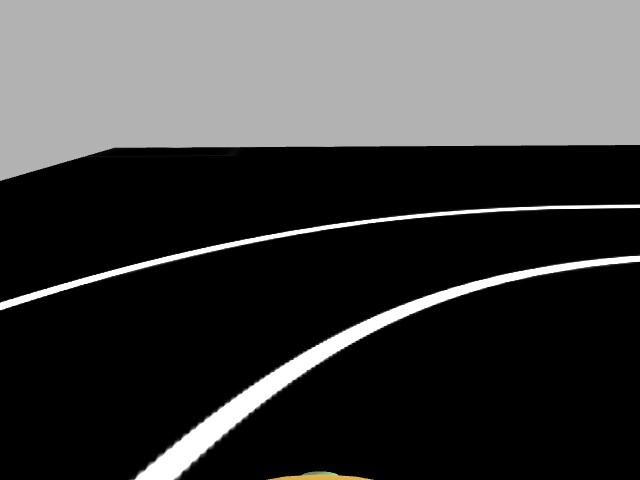
#> input picture img_321.jpg, 640 x 480 px
$ python main.py
#> lines starting #> are read from the running program, lines starting #| are printed output that depends on the picture; after the words box and inside, x2 and y2 are one past the last pixel; in counts of white or black regions, pixels touching at a corner belong together
### lane_detector.py
import math

import cv2
import numpy as np


class LaneDetector(object):

    def __init__(self):
        self.curr_steering_angle = 90


    def detect_edges(self, frame):
        """
        detect the edges of frame
        turn to hsv
        create a white mask and apply to get the edges
        :return: edges
        """
        # turn to hsv
        hsv = cv2.cvtColor(frame, cv2.COLOR_BGR2HSV)

        #self.show_image("hsv", hsv)

        # Define lower and upper thresholds for white color in HSV
        lower_white = np.array([0, 0, 200])
        upper_white = np.array([255, 30, 255])

        # Create a mask to isolate white regions
        mask = cv2.inRange(hsv, lower_white, upper_white)

        #self.show_image("white mask", mask)

        # detect edges applying the Canny edge detection algorithm
        edges = cv2.Canny(mask, 200, 400)

        return edges


    def region_of_interest(self, edges):
        """
        keep only the edges in the down part of the image
        :param edges: detected edges
        :return: edges on the down part
        """
        height, width = edges.shape
        mask = np.zeros_like(edges)

        # only focus bottom half of the screen
        polygon = np.array([[
            (0, height * 1 / 2),
            (width, height * 1 / 2),
            (width, height),
            (0, height),
        ]], np.int32)

        cv2.fillPoly(mask, polygon, 255)
        cropped_edges = cv2.bitwise_and(edges, mask)
        return cropped_edges


    def detect_line_segments(self, cropped_edges):
        """
        Perform Hough Line Transform to identify line segments in the input image
        tuning min_threshold, minLineLength, maxLineGap is a trial and error process by hand
        :param cropped_edges:
        :return: line_segments
        """

        rho = 1  # distance precision in pixel, i.e. 1 pixel
        angle = np.pi / 180  # angular precision in radian, i.e. 1 degree
        min_threshold = 10  # minimal of votes
        line_segments = cv2.HoughLinesP(cropped_edges, rho, angle, min_threshold,
                                        np.array([]), minLineLength=8, maxLineGap=4)

        return line_segments


    def average_slope_intercept(self, frame, line_segments):
        """
        This function combines line segments into one or two lane lines
        If all line slopes are < 0: then we only have detected left lane
        If all line slopes are > 0: then we only have detected right lane
        """
        lane_lines = []
        if line_segments is None:
            #print('No line_segment segments detected')
            return lane_lines

        height, width, _ = frame.shape
        left_fit = []
        right_fit = []

        boundary = 1 / 3
        left_region_boundary = width * (1 - boundary)  # left lane line segment should be on left 2/3 of the screen
        right_region_boundary = width * boundary  # right lane line segment should be on left 2/3 of the screen

        for line_segment in line_segments:
            for x1, y1, x2, y2 in line_segment:
                if x1 == x2:
                    #print('skipping vertical line segment (slope=inf): %s' % line_segment)
                    continue
                fit = np.polyfit((x1, x2), (y1, y2), 1)
                slope = fit[0]
                intercept = fit[1]
                if slope < 0:
                    if x1 < left_region_boundary and x2 < left_region_boundary:
                        left_fit.append((slope, intercept))
                else:
                    if x1 > right_region_boundary and x2 > right_region_boundary:
                        right_fit.append((slope, intercept))

        left_fit_average = np.average(left_fit, axis=0)
        if len(left_fit) > 0:
            lane_lines.append(self.make_points(frame, left_fit_average))

        right_fit_average = np.average(right_fit, axis=0)
        if len(right_fit) > 0:
            lane_lines.append(self.make_points(frame, right_fit_average))

        #print('lane lines: %s' % lane_lines)  # [[[316, 720, 484, 432]], [[1009, 720, 718, 432]]]

        return lane_lines


    def make_points(self, frame, line):
        height, width, _ = frame.shape
        slope, intercept = line
        y1 = height  # bottom of the frame
        y2 = int(y1 * 1 / 2)  # make points from middle of the frame down

        # bound the coordinates within the frame
        x1 = max(-width, min(2 * width, int((y1 - intercept) / slope)))
        x2 = max(-width, min(2 * width, int((y2 - intercept) / slope)))
        return [[x1, y1, x2, y2]]


    def detect_lanes(self, frame):
        edges = self.detect_edges(frame)
        #self.show_image("edges", edges)
        cropped_edges = self.region_of_interest(edges)
        #self.show_image("cropped edges", cropped_edges)
        line_segments = self.detect_line_segments(cropped_edges)
        #print(line_segments)
        lanes = self.average_slope_intercept(frame, line_segments)

        return lanes


    def show_image(self, title, image):
        """
        Helper function to display images
        :param title: image title
        :param image: image
        """
        cv2.imshow(title, image)
        cv2.waitKey(0)
        cv2.destroyAllWindows()


    # [19 lines left out: function display_lines, not called in this run]

    def compute_steering_angle(self, frame, lane_lines):
        """ Find the steering angle based on lane line coordinate
            We assume that camera is calibrated to point to dead center
        """
        if len(lane_lines) == 0:
            #print('No lane lines detected, do nothing')
            return -90

        height, width, _ = frame.shape
        if len(lane_lines) == 1:
            #print('Only detected one lane line, just follow it. %s' % lane_lines[0])
            x1, _, x2, _ = lane_lines[0][0]
            x_offset = x2 - x1
        else:
            _, _, left_x2, _ = lane_lines[0][0]
            _, _, right_x2, _ = lane_lines[1][0]
            camera_mid_offset_percent = 0.02  # 0.0 means car pointing to center, -0.03: car is centered to left, +0.03 means car pointing to right
            mid = int(width / 2 * (1 + camera_mid_offset_percent))
            x_offset = (left_x2 + right_x2) / 2 - mid

        # find the steering angle, which is angle between navigation direction to end of center line
        y_offset = int(height / 2)

        angle_to_mid_radian = math.atan(x_offset / y_offset)  # angle (in radian) to center vertical line
        angle_to_mid_deg = int(angle_to_mid_radian * 180.0 / math.pi)  # angle (in degrees) to center vertical line
        steering_angle = angle_to_mid_deg + 90  # this is the steering angle needed by picar front wheel

        #print('new steering angle: %s' % steering_angle)
        return steering_angle

    def stabilize_steering_angle(self, curr_steering_angle, new_steering_angle, num_of_lane_lines,
                                 max_angle_deviation_two_lines=5, max_angle_deviation_one_lane=1):
        """
        Using last steering angle to stabilize the steering angle
        This can be improved to use last N angles, etc
        if new angle is too different from current angle, only turn by max_angle_deviation degrees
        """
        if num_of_lane_lines == 2:
            # if both lane lines detected, then we can deviate more
            max_angle_deviation = max_angle_deviation_two_lines
        else:
            # if only one lane detected, don't deviate too much
            max_angle_deviation = max_angle_deviation_one_lane

        angle_deviation = new_steering_angle - curr_steering_angle
        if abs(angle_deviation) > max_angle_deviation:
            stabilized_steering_angle = int(curr_steering_angle
                                            + max_angle_deviation * angle_deviation / abs(angle_deviation))
        else:
            stabilized_steering_angle = new_steering_angle
        #print('Proposed angle: %s, stabilized angle: %s' % (new_steering_angle, stabilized_steering_angle))
        return stabilized_steering_angle

    def display_heading_line(self, frame, steering_angle, line_color=(0, 0, 255), line_width=5, ):
        heading_image = np.zeros_like(frame)
        height, width, _ = frame.shape

        # figure out the heading line from steering angle
        # heading line (x1,y1) is always center bottom of the screen
        # (x2, y2) requires a bit of trigonometry

        # Note: the steering angle of:
        # 0-89 degree: turn left
        # 90 degree: going straight
        # 91-180 degree: turn right
        steering_angle_radian = steering_angle / 180.0 * math.pi
        x1 = int(width / 2)
        y1 = height
        x2 = int(x1 - height / 2 / math.tan(steering_angle_radian))
        y2 = int(height / 2)

        cv2.line(heading_image, (x1, y1), (x2, y2), line_color, line_width)
        heading_image = cv2.addWeighted(frame, 0.8, heading_image, 1, 1)

        return heading_image


    def detect_steering_angle(self, frame, lanes):
        new_angle = self.compute_steering_angle(frame, lanes)

        self.curr_steering_angle = self.stabilize_steering_angle(self.curr_steering_angle, new_angle, len(lanes))

        final_frame = self.display_heading_line(frame, self.curr_steering_angle)

        return final_frame

### main.py
from lane_detector import LaneDetector
import cv2


def setup_input_1frame():
    image_path = './img_321.jpg'
    frame = cv2.imread(image_path)
#> frame is the input picture: shape (480, 640, 3); mean B, G, R 65.1, 65.3, 65.3
    return frame


# [5 lines left out: function setup_camera_input, not called in this run]


# Press the green button in the gutter to run the script.
if __name__ == '__main__':

    frame = setup_input_1frame()

    #cam = setup_camera_input()

    ld = LaneDetector()

    #ld.process_video(cam)

    lanes = ld.detect_lanes(frame)
#> in detect_edges, `mask = cv2.inRange(hsv, lower_white, upper_white)`:
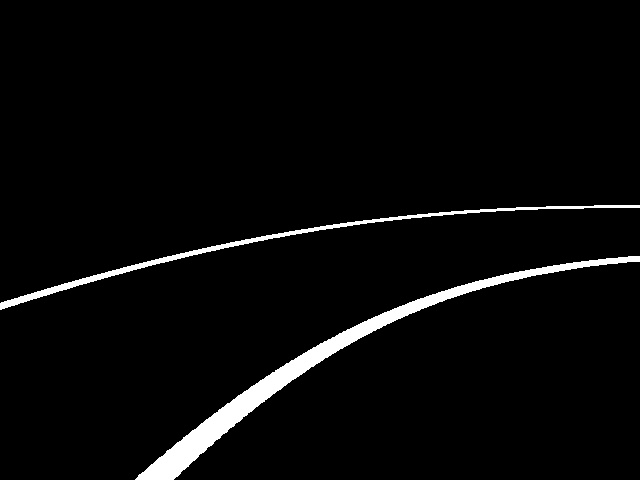
#> mask: shape (480, 640); 3.4% white; 2 white regions, box (x1, y1, x2, y2) and area: (135, 256, 640, 480) 7629, (0, 205, 640, 310) 2765
#> in detect_edges, `edges = cv2.Canny(mask, 200, 400)`:
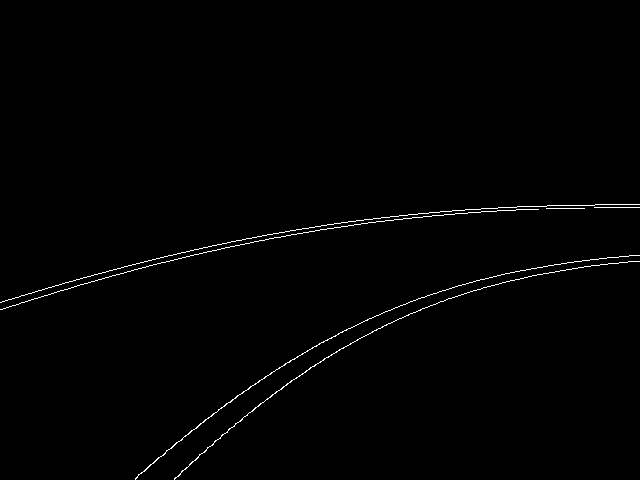
#> edges: shape (480, 640); 0.78% white in thin lines or dots, all inside (x1, y1, x2, y2) = (0, 204, 640, 480)
#> in region_of_interest, `cv2.fillPoly(mask, polygon, 255)`:
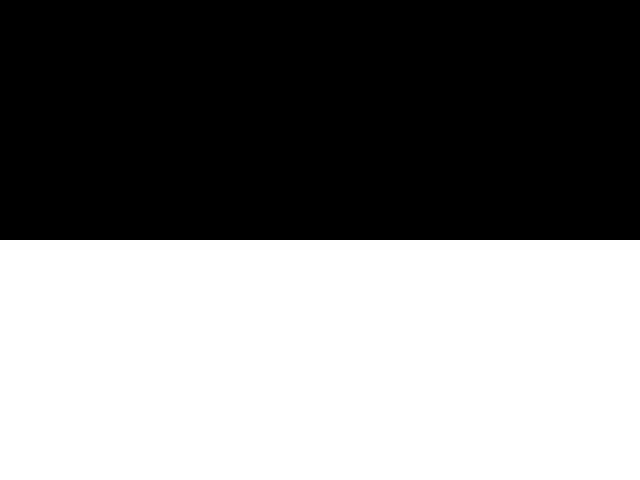
#> mask: shape (480, 640); 50% white; 1 white region, box (x1, y1, x2, y2) and area: (0, 240, 640, 480) 153600
#> in region_of_interest, `cropped_edges = cv2.bitwise_and(edges, mask)`:
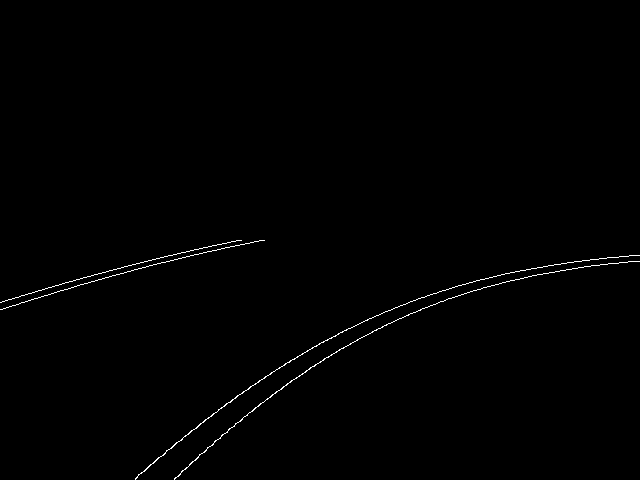
#> cropped_edges: shape (480, 640); 0.54% white in thin lines or dots, all inside (x1, y1, x2, y2) = (0, 240, 640, 480)
#> in detect_line_segments, `line_segments = cv2.HoughLinesP(cropped_edges, rho, angle, min_thresho..`: line_segments = 46 rows, first 6: [0, 302, 61, 284], [62, 283, 86, 277], [310, 367, 378, 328], [19, 303, 162, 262], [430, 294, 438, 292], [461, 294, 532, 275]
#> the loop in average_slope_intercept, `for line_segment in line_segments:` made 46 passes
#> after the loop in average_slope_intercept, `for line_segment in line_segments:`: left_fit = 32 pairs, first value -1 to -0.222, second value 294.5 to 634.9; right_fit = []
#> in average_slope_intercept, `left_fit_average = np.average(left_fit, axis=0)`: left_fit_average = [-0.555, 472.2]
#> in make_points, `slope, intercept = line`: slope = -0.555; intercept = 472.2
#> in make_points, `x1 = max(-width, min(2 * width, int((y1 - intercept) / slope)))`: x1 = -14
#> in make_points, `x2 = max(-width, min(2 * width, int((y2 - intercept) / slope)))`: x2 = 418
#> in average_slope_intercept, `right_fit_average = np.average(right_fit, axis=0)`: right_fit_average = nan
#> in detect_lanes, `lanes = self.average_slope_intercept(frame, line_segments)`: lanes = [[[-14, 480, 418, 240]]]
#> lanes = [[[-14, 480, 418, 240]]]

    angle_frame = ld.detect_steering_angle(frame, lanes)
#> in compute_steering_angle, `x1, _, x2, _ = lane_lines[0][0]`: x1 = -14; x2 = 418
#> in compute_steering_angle, `x_offset = x2 - x1`: x_offset = 432
#> in compute_steering_angle, `angle_to_mid_radian = math.atan(x_offset / y_offset)`: angle_to_mid_radian = 1.06
#> in compute_steering_angle, `angle_to_mid_deg = int(angle_to_mid_radian * 180.0 / math.pi)`: angle_to_mid_deg = 60
#> in compute_steering_angle, `steering_angle = angle_to_mid_deg + 90`: steering_angle = 150
#> in stabilize_steering_angle, `angle_deviation = new_steering_angle - curr_steering_angle`: angle_deviation = 60
#> in stabilize_steering_angle, `stabilized_steering_angle = int(curr_steering_angle + max_angle_deviat..`: stabilized_steering_angle = 91
#> in display_heading_line, `steering_angle_radian = steering_angle / 180.0 * math.pi`: steering_angle_radian = 1.59
#> in display_heading_line, `x2 = int(x1 - height / 2 / math.tan(steering_angle_radian))`: x2 = 324
#> in display_heading_line, `heading_image = cv2.addWeighted(frame, 0.8, heading_image, 1, 1)`:
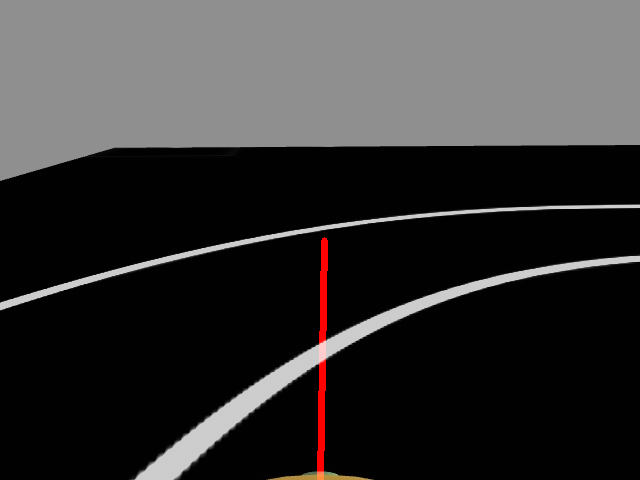
#> heading_image: shape (480, 640, 3); mean B, G, R 53, 53.1, 54.4

    ld.show_image("DSAD", angle_frame)


    #lane_lines_image = ld.display_lines(frame, lanes)


   # cv2.imshow("lane lines", lane_lines_image)

$ run again, with img_308.jpg copied over img_321.jpg
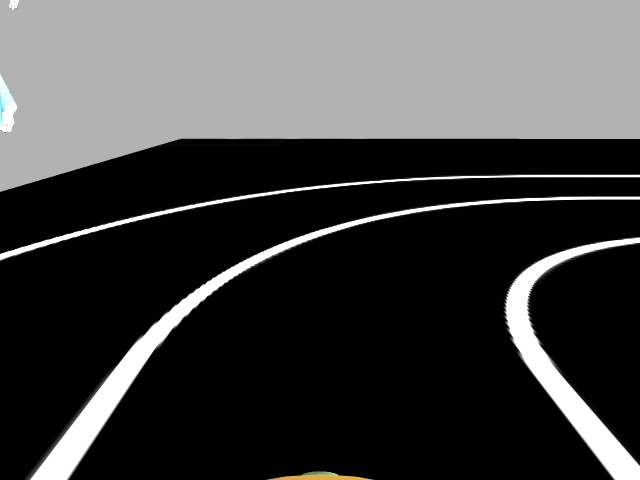
#> input picture img_308.jpg, 640 x 480 px
#> in setup_input_1frame, frame is the input picture: shape (480, 640, 3); mean B, G, R 68.7, 68.8, 68.8
#> hsv: shape (480, 640, 3); mean H, S, V 0.6, 1.2, 68.9
#> in detect_edges, `mask = cv2.inRange(hsv, lower_white, upper_white)`:
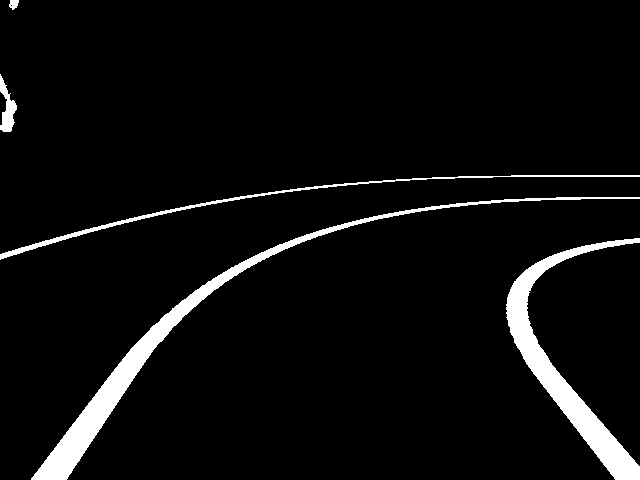
#> mask: shape (480, 640); 5.2% white; 5 white regions, box (x1, y1, x2, y2) and area: (31, 197, 640, 480) 7235, (506, 238, 640, 480) 6383, (0, 175, 640, 260) 1792, (0, 74, 17, 132) 481, (9, 0, 19, 10) 72
#> edges: shape (480, 640); 1.1% white in thin lines or dots
#> cropped_edges: shape (480, 640); 0.55% white in thin lines or dots, all inside (x1, y1, x2, y2) = (0, 240, 640, 480)
#> in detect_line_segments, `line_segments = cv2.HoughLinesP(cropped_edges, rho, angle, min_thresho..`: line_segments = 54 rows, first 6: [526, 364, 613, 476], [68, 476, 157, 344], [556, 370, 638, 465], [66, 431, 97, 392], [101, 385, 144, 334], [545, 270, 570, 257]
#> the loop in average_slope_intercept, `for line_segment in line_segments:` made 54 passes
#> after the loop in average_slope_intercept, `for line_segment in line_segments:`: left_fit = 28 pairs, first value -1.48 to -0.289, second value 253 to 577; right_fit = [(1.29, -313.1), (1.16, -274.1), (1.3, -317.3), (1.48, -451.7), (2.5, -944.5), (11, -5489), (1.11, -248.1), (2.33, -913), (1.8, -584.4), (1.16, -277.1)]
#> left_fit_average = [-0.886, 453.7]
#> slope = -0.886; intercept = 453.7
#> in make_points, `x1 = max(-width, min(2 * width, int((y1 - intercept) / slope)))`: x1 = -29
#> in make_points, `x2 = max(-width, min(2 * width, int((y2 - intercept) / slope)))`: x2 = 241
#> right_fit_average = [2.51, -981.2]
#> in detect_lanes, `lanes = self.average_slope_intercept(frame, line_segments)`: lanes = [[[-29, 480, 241, 240]], [[581, 480, 486, 240]]]
#> left_x2 = 241
#> right_x2 = 486
#> x_offset = 37.5
#> angle_to_mid_radian = 0.155
#> angle_to_mid_deg = 8
#> steering_angle = 98
#> angle_deviation = 8
#> stabilized_steering_angle = 95
#> steering_angle_radian = 1.66
#> in display_heading_line, `x2 = int(x1 - height / 2 / math.tan(steering_angle_radian))`: x2 = 340
#> in display_heading_line, `heading_image = cv2.addWeighted(frame, 0.8, heading_image, 1, 1)`:
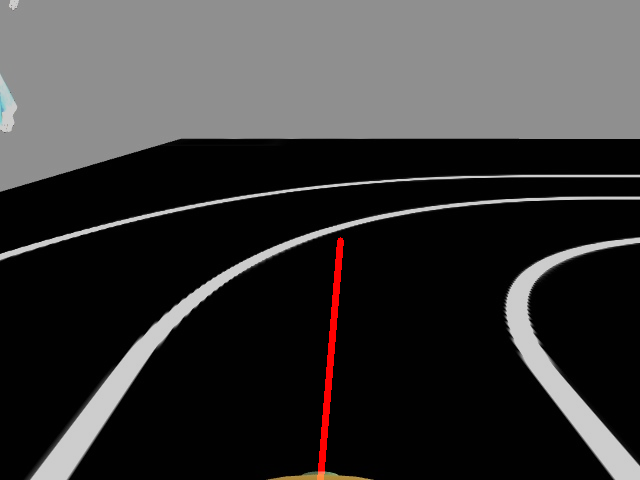
#> heading_image: shape (480, 640, 3); mean B, G, R 55.9, 56, 57.3

$ run again, with img_315.jpg copied over img_321.jpg
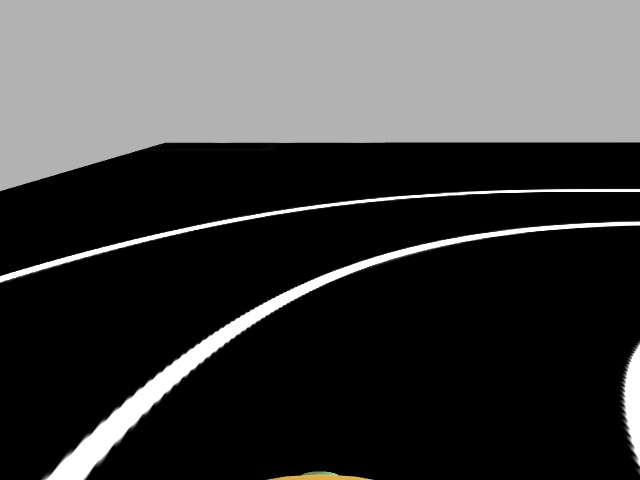
#> input picture img_315.jpg, 640 x 480 px
#> in setup_input_1frame, frame is the input picture: shape (480, 640, 3); mean B, G, R 65.4, 65.6, 65.6
#> hsv: shape (480, 640, 3); mean H, S, V 0.3, 1.2, 65.6
#> in detect_edges, `mask = cv2.inRange(hsv, lower_white, upper_white)`:
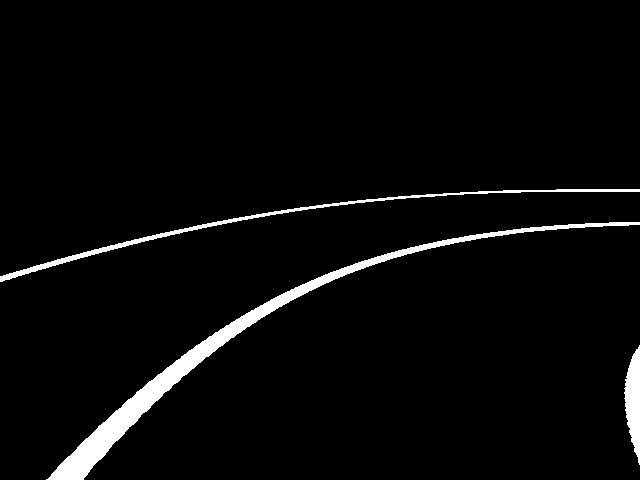
#> mask: shape (480, 640); 3.6% white; 3 white regions, box (x1, y1, x2, y2) and area: (46, 222, 640, 480) 7415, (0, 189, 640, 282) 2264, (624, 345, 640, 465) 1229
#> edges: shape (480, 640); 0.88% white in thin lines or dots, all inside (x1, y1, x2, y2) = (0, 188, 640, 480)
#> cropped_edges: shape (480, 640); 0.47% white in thin lines or dots, all inside (x1, y1, x2, y2) = (0, 240, 640, 480)
#> in detect_line_segments, `line_segments = cv2.HoughLinesP(cropped_edges, rho, angle, min_thresho..`: line_segments = 46 rows, first 6: [77, 446, 102, 422], [32, 271, 149, 240], [1, 275, 112, 244], [138, 418, 191, 369], [132, 397, 150, 380], [341, 276, 408, 253]
#> the loop in average_slope_intercept, `for line_segment in line_segments:` made 46 passes
#> after the loop in average_slope_intercept, `for line_segment in line_segments:`: left_fit = 37 pairs, first value -1.3 to -0.2, second value 274.4 to 584.1; right_fit = [(4.5, -2408), (13.67, -8144), (4.33, -2298)]
#> left_fit_average = [-0.747, 466.6]
#> slope = -0.747; intercept = 466.6
#> in make_points, `x1 = max(-width, min(2 * width, int((y1 - intercept) / slope)))`: x1 = -17
#> in make_points, `x2 = max(-width, min(2 * width, int((y2 - intercept) / slope)))`: x2 = 303
#> right_fit_average = [7.5, -4283.3]
#> in detect_lanes, `lanes = self.average_slope_intercept(frame, line_segments)`: lanes = [[[-17, 480, 303, 240]], [[635, 480, 603, 240]]]
#> left_x2 = 303
#> right_x2 = 603
#> x_offset = 127
#> angle_to_mid_radian = 0.487
#> angle_to_mid_deg = 27
#> steering_angle = 117
#> angle_deviation = 27
#> stabilized_steering_angle = 95
#> steering_angle_radian = 1.66
#> in display_heading_line, `x2 = int(x1 - height / 2 / math.tan(steering_angle_radian))`: x2 = 340
#> in display_heading_line, `heading_image = cv2.addWeighted(frame, 0.8, heading_image, 1, 1)`:
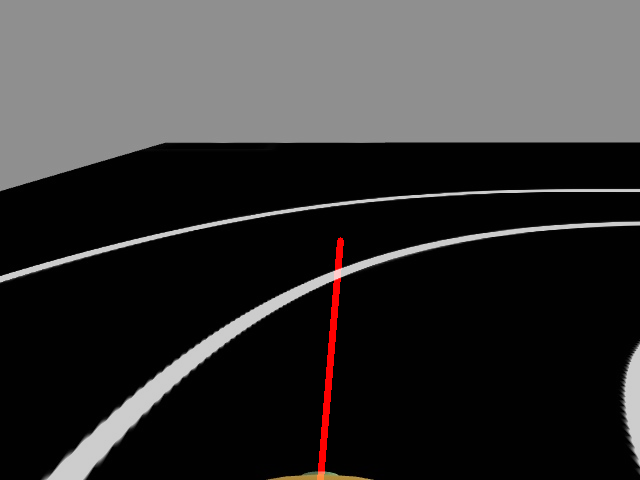
#> heading_image: shape (480, 640, 3); mean B, G, R 53.2, 53.3, 54.7
